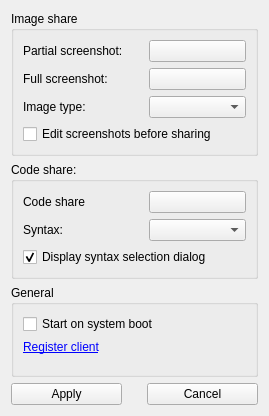
<?xml version="1.0" encoding="UTF-8"?>
<ui version="4.0">
 <class>ConfigForm</class>
 <widget class="QWidget" name="ConfigForm">
  <property name="geometry">
   <rect>
    <x>0</x>
    <y>0</y>
    <width>269</width>
    <height>416</height>
   </rect>
  </property>
  <property name="sizePolicy">
   <sizepolicy hsizetype="Fixed" vsizetype="Fixed">
    <horstretch>0</horstretch>
    <verstretch>0</verstretch>
   </sizepolicy>
  </property>
  <property name="baseSize">
   <size>
    <width>400</width>
    <height>240</height>
   </size>
  </property>
  <property name="windowTitle">
   <string notr="true">Config</string>
  </property>
  <property name="windowIcon">
   <iconset resource="resources.qrc">
    <normaloff>:/icons/icon.png</normaloff>:/icons/icon.png</iconset>
  </property>
  <layout class="QVBoxLayout" name="verticalLayout" stretch="0,0,0,0">
   <item>
    <widget class="QGroupBox" name="groupBox_2">
     <property name="title">
      <string>Image share</string>
     </property>
     <property name="flat">
      <bool>false</bool>
     </property>
     <layout class="QFormLayout" name="formLayout_2">
      <item row="0" column="0">
       <widget class="QLabel" name="label">
        <property name="sizePolicy">
         <sizepolicy hsizetype="Minimum" vsizetype="Preferred">
          <horstretch>0</horstretch>
          <verstretch>0</verstretch>
         </sizepolicy>
        </property>
        <property name="minimumSize">
         <size>
          <width>120</width>
          <height>0</height>
         </size>
        </property>
        <property name="layoutDirection">
         <enum>Qt::LeftToRight</enum>
        </property>
        <property name="text">
         <string>Partial screenshot:</string>
        </property>
       </widget>
      </item>
      <item row="0" column="1">
       <widget class="QPushButton" name="parthotkey">
        <property name="sizePolicy">
         <sizepolicy hsizetype="Minimum" vsizetype="Minimum">
          <horstretch>0</horstretch>
          <verstretch>0</verstretch>
         </sizepolicy>
        </property>
        <property name="text">
         <string/>
        </property>
       </widget>
      </item>
      <item row="1" column="0">
       <widget class="QLabel" name="label_2">
        <property name="sizePolicy">
         <sizepolicy hsizetype="Minimum" vsizetype="Preferred">
          <horstretch>0</horstretch>
          <verstretch>0</verstretch>
         </sizepolicy>
        </property>
        <property name="minimumSize">
         <size>
          <width>120</width>
          <height>0</height>
         </size>
        </property>
        <property name="layoutDirection">
         <enum>Qt::LeftToRight</enum>
        </property>
        <property name="text">
         <string>Full screenshot:</string>
        </property>
       </widget>
      </item>
      <item row="1" column="1">
       <widget class="QPushButton" name="fullhotkey">
        <property name="sizePolicy">
         <sizepolicy hsizetype="Minimum" vsizetype="Minimum">
          <horstretch>0</horstretch>
          <verstretch>0</verstretch>
         </sizepolicy>
        </property>
        <property name="text">
         <string/>
        </property>
       </widget>
      </item>
      <item row="2" column="0">
       <widget class="QLabel" name="labelLogin">
        <property name="sizePolicy">
         <sizepolicy hsizetype="Minimum" vsizetype="Preferred">
          <horstretch>0</horstretch>
          <verstretch>0</verstretch>
         </sizepolicy>
        </property>
        <property name="minimumSize">
         <size>
          <width>120</width>
          <height>0</height>
         </size>
        </property>
        <property name="layoutDirection">
         <enum>Qt::LeftToRight</enum>
        </property>
        <property name="text">
         <string>Image type:</string>
        </property>
        <property name="alignment">
         <set>Qt::AlignLeading|Qt::AlignLeft|Qt::AlignVCenter</set>
        </property>
       </widget>
      </item>
      <item row="2" column="1">
       <widget class="QComboBox" name="comboImageType">
        <property name="sizePolicy">
         <sizepolicy hsizetype="Preferred" vsizetype="Minimum">
          <horstretch>0</horstretch>
          <verstretch>0</verstretch>
         </sizepolicy>
        </property>
        <property name="currentIndex">
         <number>-1</number>
        </property>
       </widget>
      </item>
      <item row="3" column="0" colspan="2">
       <widget class="QCheckBox" name="checkBoxEditScreenshots">
        <property name="text">
         <string>Edit screenshots before sharing</string>
        </property>
       </widget>
      </item>
     </layout>
    </widget>
   </item>
   <item>
    <widget class="QGroupBox" name="groupBox">
     <property name="title">
      <string>Code share:</string>
     </property>
     <property name="checkable">
      <bool>false</bool>
     </property>
     <layout class="QFormLayout" name="formLayout">
      <property name="fieldGrowthPolicy">
       <enum>QFormLayout::AllNonFixedFieldsGrow</enum>
      </property>
      <item row="0" column="0">
       <widget class="QLabel" name="label_3">
        <property name="sizePolicy">
         <sizepolicy hsizetype="Minimum" vsizetype="Minimum">
          <horstretch>0</horstretch>
          <verstretch>0</verstretch>
         </sizepolicy>
        </property>
        <property name="minimumSize">
         <size>
          <width>120</width>
          <height>0</height>
         </size>
        </property>
        <property name="text">
         <string>Code share</string>
        </property>
       </widget>
      </item>
      <item row="0" column="1">
       <widget class="QPushButton" name="texthotkey">
        <property name="sizePolicy">
         <sizepolicy hsizetype="Minimum" vsizetype="Minimum">
          <horstretch>0</horstretch>
          <verstretch>0</verstretch>
         </sizepolicy>
        </property>
        <property name="minimumSize">
         <size>
          <width>0</width>
          <height>0</height>
         </size>
        </property>
        <property name="text">
         <string/>
        </property>
       </widget>
      </item>
      <item row="1" column="0">
       <widget class="QLabel" name="labelPassword">
        <property name="enabled">
         <bool>true</bool>
        </property>
        <property name="sizePolicy">
         <sizepolicy hsizetype="Minimum" vsizetype="Minimum">
          <horstretch>0</horstretch>
          <verstretch>0</verstretch>
         </sizepolicy>
        </property>
        <property name="minimumSize">
         <size>
          <width>120</width>
          <height>0</height>
         </size>
        </property>
        <property name="text">
         <string>Syntax:</string>
        </property>
        <property name="alignment">
         <set>Qt::AlignLeading|Qt::AlignLeft|Qt::AlignVCenter</set>
        </property>
       </widget>
      </item>
      <item row="1" column="1">
       <widget class="QComboBox" name="comboSourcesType">
        <property name="sizePolicy">
         <sizepolicy hsizetype="Minimum" vsizetype="Minimum">
          <horstretch>0</horstretch>
          <verstretch>0</verstretch>
         </sizepolicy>
        </property>
        <property name="minimumSize">
         <size>
          <width>0</width>
          <height>0</height>
         </size>
        </property>
        <property name="editable">
         <bool>false</bool>
        </property>
       </widget>
      </item>
      <item row="2" column="0" colspan="2">
       <widget class="QCheckBox" name="checkBoxLangDialogShow">
        <property name="contextMenuPolicy">
         <enum>Qt::DefaultContextMenu</enum>
        </property>
        <property name="text">
         <string>Display syntax selection dialog</string>
        </property>
        <property name="checked">
         <bool>true</bool>
        </property>
       </widget>
      </item>
     </layout>
    </widget>
   </item>
   <item>
    <widget class="QGroupBox" name="groupBox_3">
     <property name="title">
      <string>General</string>
     </property>
     <layout class="QFormLayout" name="formLayout_3">
      <item row="1" column="0">
       <widget class="QCheckBox" name="checkBoxAutorun">
        <property name="text">
         <string>Start on system boot</string>
        </property>
       </widget>
      </item>
      <item row="2" column="0">
       <widget class="QLabel" name="regLabel">
        <property name="text">
         <string notr="true">&lt;a href=&quot;http://pastexen.com/&quot;&gt;Register client&lt;/a&gt;</string>
        </property>
        <property name="openExternalLinks">
         <bool>true</bool>
        </property>
        <property name="textInteractionFlags">
         <set>Qt::LinksAccessibleByKeyboard|Qt::LinksAccessibleByMouse</set>
        </property>
       </widget>
      </item>
     </layout>
    </widget>
   </item>
   <item>
    <layout class="QHBoxLayout" name="horizontalLayout">
     <property name="spacing">
      <number>25</number>
     </property>
     <item>
      <widget class="QPushButton" name="applyButton">
       <property name="text">
        <string>Apply</string>
       </property>
      </widget>
     </item>
     <item>
      <widget class="QPushButton" name="cancelButton">
       <property name="text">
        <string>Cancel</string>
       </property>
      </widget>
     </item>
    </layout>
   </item>
  </layout>
 </widget>
 <resources>
  <include location="resources.qrc"/>
 </resources>
 <connections/>
</ui>
